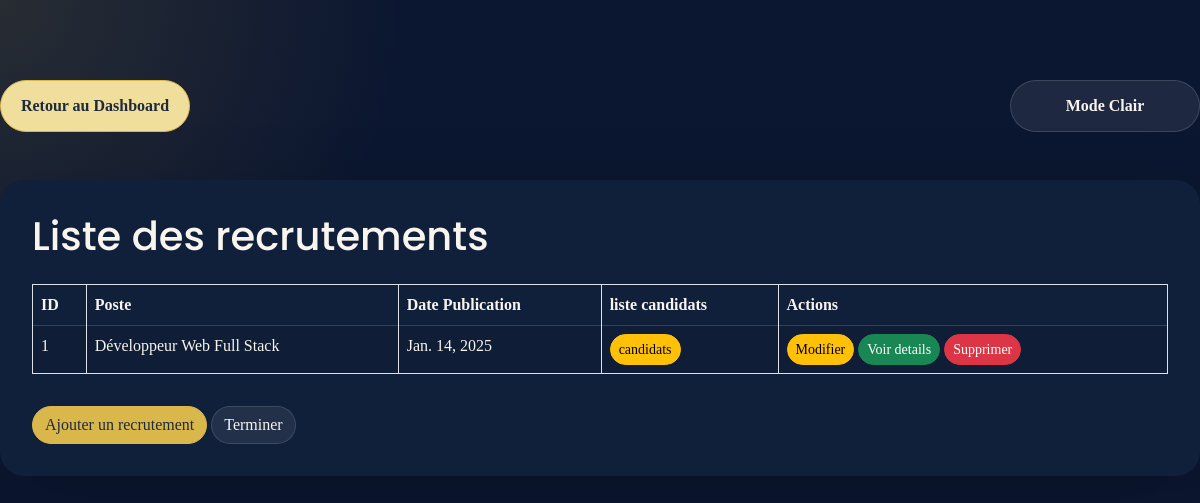
The app's page /acceuil-arh/recrutements/, older data.
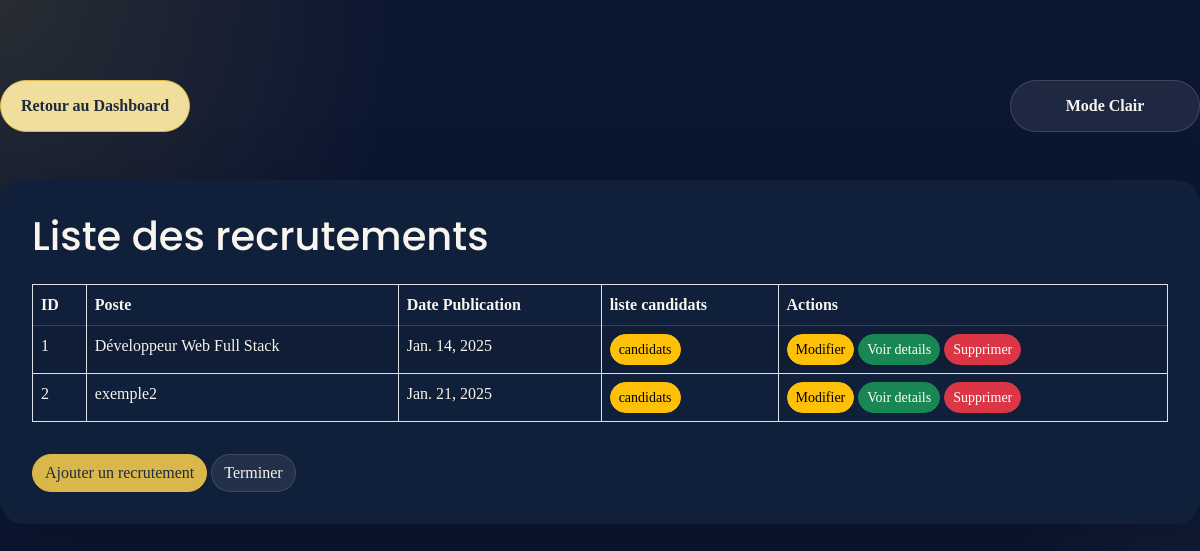
The same page, newer data.
### app1/models.py (models this page shows, shortened)
class Recrutement(models.Model):
    offre_emploi= models.CharField(max_length=40)
    description= models.CharField(max_length= 500)
    status= models.CharField(max_length=100)
    date_debut= models.DateField(default=timezone.now)
    Condidat_Recrutement= models.ManyToManyField(Candidat, related_name="Rcrt_cond")

### app1/views.py (the view)
# urls.py: path('acceuil-arh/recrutements/', views.liste_recrutements, name='liste_recrutements'),
def liste_recrutements(request):
    recrutements = Recrutement.objects.all()
    return render(request, 'liste_recrutements.html', {'recrutements': recrutements})

### app1/templates/liste_recrutements.html (shortened to what this page needs)
<!DOCTYPE html>
<html lang="en">
    {% load static %}
<head>
    <link rel="stylesheet" href="{% static 'css/bootstrap.min.css' %}">
    <link rel="stylesheet" href="{% static 'css/styles.css' %}">
    <link href="https://cdn.jsdelivr.net/npm/remixicon@4.5.0/fonts/remixicon.css" rel="stylesheet" />
    <link rel="stylesheet" href="https://unpkg.com/boxicons@latest/css/boxicons.min.css">
</head>
<body>
    <div class="theme-control-bar">
        <a href="{% url 'acceuil_arh' %}" class="btn btn-primary" id="dashboard-return">Retour au Dashboard</a>
        <button id="theme-toggle" class="btn btn-secondary">Mode Clair/Sombre</button>
    </div>
    <div class="container mt-5">
        <h1 class="mb-4">Liste des recrutements</h1>
        <table class="table table-bordered table-striped">
            <thead class="thead-dark">
                <tr>
                    <th>ID</th>
                    <th>Poste</th>
                    <th>Date Publication</th>
                    <th>liste candidats</th>
                    <th>Actions</th>
                </tr>
            </thead>
            <tbody>
                {% for recrutement in recrutements %}
                <tr>
                    <td>{{ recrutement.id }}</td>
                    <td>{{ recrutement.offre_emploi }}</td>
                    <td>{{ recrutement.date_debut }}</td>
                    <td><a href="{% url 'liste_candidats' recrutement.id %}" class="btn btn-warning btn-sm">candidats</a></td>
                    <td>
                        <a href="{% url 'modifier_recrutement' recrutement.id %}" class="btn btn-warning btn-sm">Modifier</a>
                        <a href="{% url 'details_recrutement' recrutement.id %}" class="btn btn-success btn-sm">Voir details</a>
                        <button class="btn btn-danger btn-sm" onclick="confirmDelete({{ recrutement.id }})">Supprimer</button>
                    </td>
                </tr>
                {% endfor %}
            </tbody>
        </table>
        <a href="{% url 'ajouter_recrutement' %}" class="btn btn-primary mt-3">Ajouter un recrutement</a>
        <a href="{% url 'acceuil_arh' %}" class="btn btn-secondary mt-3">Terminer</a>
    </div>
</body>
</html>

Row changes from the older to the newer data that the page shows:
added Recrutement: id "2", offre_emploi "exemple2", date_debut "Jan. 21, 2025"
